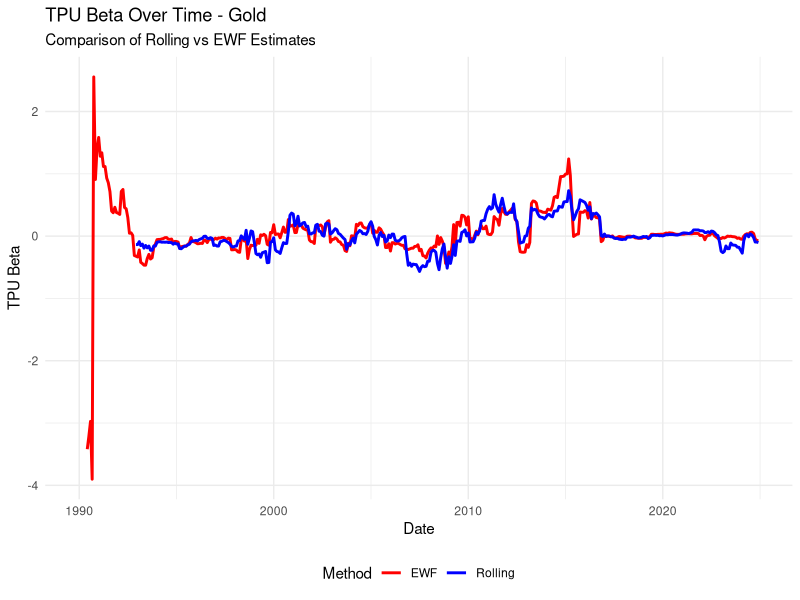

Write R code to recreate this figure.
library(dplyr)
library(lubridate)
library(zoo)
library(ggplot2)

# =============================
# 1. Load and preprocess data
# =============================

# --- TPU ---
df_tpu <- read.csv("TPU INDEX MONTHLY.csv") %>%
  mutate(Date = as.Date(DATE, origin = "1899-12-30")) %>%
  select(Date, TPU)

# --- EPU ---
df_epu <- read.csv("US POLICY UNCERTAINTY.csv") %>%
  mutate(Date = as.Date(paste(Year, Month, 1, sep = "-"))) %>%
  select(Date, EPU = News_Based_Policy_Uncert_Index)

# --- Macro Uncertainty ---
df_sydney <- read.csv("sydneymacrouncertainty.csv") %>%
  mutate(Date = parse_date_time(Date, orders = "m/Y")) %>%
  select(Date, MacroU = h.1)

# --- Treasury ---
df_treasury <- read.csv("THREEFY1.csv") %>%
  rename(Date = observation_date, Treasury1Y = THREEFY1) %>%
  mutate(Date = as.Date(Date))

# --- Combine macro datasets ---
df_combined <- df_tpu %>%
  inner_join(df_epu, by = "Date") %>%
  inner_join(df_sydney, by = "Date") %>%
  inner_join(df_treasury, by = "Date")

# --- Industry returns ---
df_indus <- read.csv("49_Industry_Portfolios.CSV") %>%
  mutate(Date = as.Date(paste0(Date, "01"), format = "%Y%m%d")) %>%
  select(-starts_with("X"))

# --- Merge all together ---
df_final <- inner_join(df_combined, df_indus, by = "Date")

# =============================
# 2. Rolling regression method
# =============================

window_size <- 36
industry_cols <- colnames(df_final)[6:ncol(df_final)]
rolling_betas_list <- list()

for (ind in industry_cols) {
  df_reg <- df_final %>%
    select(Date, y = !!sym(ind), TPU, EPU, MacroU, Treasury1Y)
  
  roll_betas <- rollapply(
    data = df_reg[, -1],
    width = window_size,
    FUN = function(df) coef(lm(y ~ TPU + EPU + MacroU + Treasury1Y, data = as.data.frame(df))),
    by.column = FALSE,
    align = "right"
  )
  
  beta_df <- as.data.frame(roll_betas)
  beta_df$Date <- df_reg$Date[window_size:nrow(df_reg)]
  beta_df$Industry <- ind
  rolling_betas_list[[ind]] <- beta_df
}

df_rolling_betas <- bind_rows(rolling_betas_list)

# --- Summary stats for rolling ---
rolling_summary <- df_rolling_betas %>%
  group_by(Industry) %>%
  summarise(rolling_abs_beta = mean(abs(TPU), na.rm = TRUE))

# =============================
# 3. Exponentially Weighted Filtering (EWF)
# =============================

lambda <- 0.94
X_full <- df_final %>% select(TPU, EPU, MacroU, Treasury1Y)
X_full <- cbind(1, as.matrix(X_full))
colnames(X_full)[1] <- "Intercept"
n <- nrow(X_full)
p <- ncol(X_full)

all_betas_ewf <- list()

for (ind in industry_cols) {
  y_full <- df_final[[ind]]
  betas_ewf <- matrix(NA, nrow = n, ncol = p)
  colnames(betas_ewf) <- colnames(X_full)
  
  for (t in seq(p + 1, n)) {
    X_t <- X_full[1:t, ]
    y_t <- y_full[1:t]
    weights <- lambda^(rev(seq_len(t)) - 1)
    W <- diag(weights)
    
    XtWX <- t(X_t) %*% W %*% X_t
    XtWy <- t(X_t) %*% W %*% y_t
    
    beta_t <- tryCatch(solve(XtWX, XtWy), error = function(e) rep(NA, p))
    betas_ewf[t, ] <- beta_t
  }
  
  beta_df <- as.data.frame(betas_ewf)
  beta_df$Date <- df_final$Date
  beta_df$Industry <- ind
  all_betas_ewf[[ind]] <- beta_df
}

df_ewf_betas <- bind_rows(all_betas_ewf)

# --- Summary stats for EWF ---
ewf_summary <- df_ewf_betas %>%
  filter(!is.na(TPU)) %>%
  group_by(Industry) %>%
  summarise(ewf_abs_beta = mean(abs(TPU), na.rm = TRUE))

# =============================
# 4. Final Comparison Tables
# =============================

# --- Rolling Top/Bottom 5 ---
cat("\n Rolling Beta: Top 5 Most TPU-Sensitive Sectors\n")
print(rolling_summary %>% arrange(desc(rolling_abs_beta)) %>% head(5))

cat("\n Rolling Beta: Bottom 5 Least TPU-Sensitive Sectors\n")
print(rolling_summary %>% arrange(rolling_abs_beta) %>% head(5))

# --- EWF Top/Bottom 5 ---
cat("\n EWF Beta: Top 5 Most TPU-Sensitive Sectors\n")
print(ewf_summary %>% arrange(desc(ewf_abs_beta)) %>% head(5))

cat("\n EWF Beta: Bottom 5 Least TPU-Sensitive Sectors\n")
print(ewf_summary %>% arrange(ewf_abs_beta) %>% head(5))



# Ensure both summaries exist
# rolling_summary: from rolling betas
# ewf_summary: from exponentially weighted filtering

# --- Merge summaries ---
beta_comparison <- rolling_summary %>%
  inner_join(ewf_summary, by = "Industry")

# --- Optional: Sort by rolling or EWF beta ---
# beta_comparison <- beta_comparison %>% arrange(desc(rolling_abs_beta))
# beta_comparison <- beta_comparison %>% arrange(desc(ewf_abs_beta))

# --- View all betas ---
print(beta_comparison)

# --- Save or view nicely ---
View(beta_comparison)  # Open in RStudio viewer
write.csv(beta_comparison, "TPU_beta_comparison.csv", row.names = FALSE)  # Optional export


library(ggplot2)
library(dplyr)

# Choose the sector you want to inspect (e.g., "Steel")
sector_name <- "Gold"

# --- Rolling TPU betas ---
rolling_plot <- df_rolling_betas %>%
  filter(Industry == sector_name) %>%
  select(Date, TPU) %>%
  mutate(Method = "Rolling")

# --- EWF TPU betas ---
ewf_plot <- df_ewf_betas %>%
  filter(Industry == sector_name) %>%
  select(Date, TPU) %>%
  mutate(Method = "EWF")

# --- Combine for plotting ---
df_beta_plot <- bind_rows(rolling_plot, ewf_plot)

# --- Plot the TPU betas over time ---
ggplot(df_beta_plot, aes(x = Date, y = TPU, color = Method)) +
  geom_line(size = 1) +
  labs(
    title = paste("TPU Beta Over Time -", sector_name),
    subtitle = "Comparison of Rolling vs EWF Estimates",
    x = "Date", y = "TPU Beta"
  ) +
  theme_minimal() +
  scale_color_manual(values = c("Rolling" = "blue", "EWF" = "red")) +
  theme(legend.position = "bottom")


